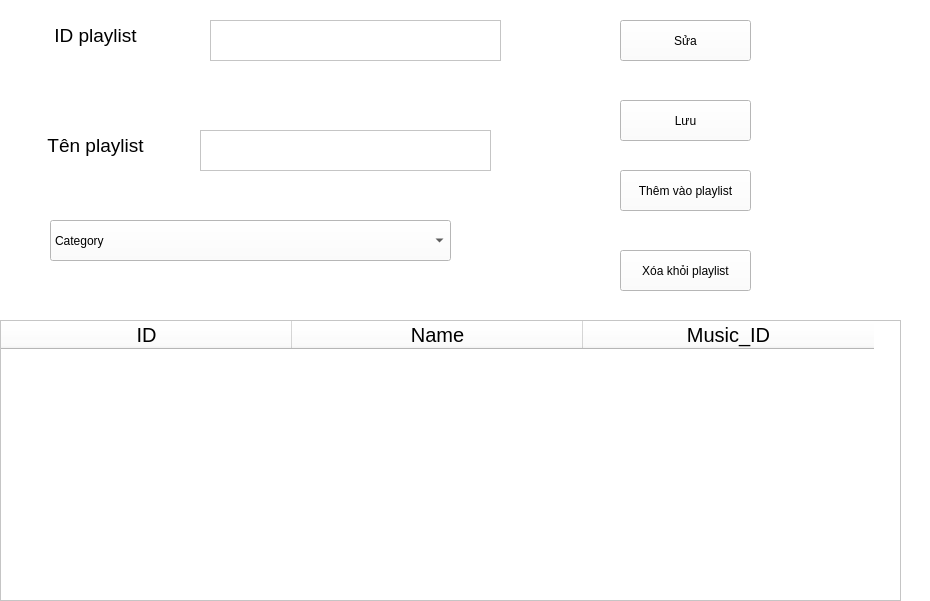
<?xml version="1.0" encoding="UTF-8"?>
<ui version="4.0">
 <class>Form</class>
 <widget class="QWidget" name="Form">
  <property name="windowModality">
   <enum>Qt::NonModal</enum>
  </property>
  <property name="geometry">
   <rect>
    <x>0</x>
    <y>0</y>
    <width>930</width>
    <height>601</height>
   </rect>
  </property>
  <property name="windowTitle">
   <string>Playlist</string>
  </property>
  <widget class="QWidget" name="playlistWidget" native="true">
   <property name="enabled">
    <bool>true</bool>
   </property>
   <property name="geometry">
    <rect>
     <x>0</x>
     <y>0</y>
     <width>931</width>
     <height>601</height>
    </rect>
   </property>
   <property name="styleSheet">
    <string notr="true">background-color: white</string>
   </property>
   <widget class="QPlainTextEdit" name="playlistIdTxt">
    <property name="enabled">
     <bool>true</bool>
    </property>
    <property name="geometry">
     <rect>
      <x>210</x>
      <y>20</y>
      <width>291</width>
      <height>41</height>
     </rect>
    </property>
   </widget>
   <widget class="QPushButton" name="updateBtn">
    <property name="enabled">
     <bool>true</bool>
    </property>
    <property name="geometry">
     <rect>
      <x>620</x>
      <y>20</y>
      <width>131</width>
      <height>41</height>
     </rect>
    </property>
    <property name="text">
     <string>Sửa</string>
    </property>
   </widget>
   <widget class="QPushButton" name="saveBtn">
    <property name="enabled">
     <bool>true</bool>
    </property>
    <property name="geometry">
     <rect>
      <x>620</x>
      <y>100</y>
      <width>131</width>
      <height>41</height>
     </rect>
    </property>
    <property name="text">
     <string>Lưu</string>
    </property>
   </widget>
   <widget class="QLabel" name="playlistIdLabel">
    <property name="enabled">
     <bool>true</bool>
    </property>
    <property name="geometry">
     <rect>
      <x>20</x>
      <y>10</y>
      <width>151</width>
      <height>51</height>
     </rect>
    </property>
    <property name="font">
     <font>
      <pointsize>14</pointsize>
     </font>
    </property>
    <property name="text">
     <string>ID playlist</string>
    </property>
    <property name="alignment">
     <set>Qt::AlignCenter</set>
    </property>
   </widget>
   <widget class="QLabel" name="playlistNameLabel">
    <property name="enabled">
     <bool>true</bool>
    </property>
    <property name="geometry">
     <rect>
      <x>20</x>
      <y>120</y>
      <width>151</width>
      <height>51</height>
     </rect>
    </property>
    <property name="font">
     <font>
      <pointsize>14</pointsize>
     </font>
    </property>
    <property name="text">
     <string>Tên playlist</string>
    </property>
    <property name="alignment">
     <set>Qt::AlignCenter</set>
    </property>
   </widget>
   <widget class="QPlainTextEdit" name="playlistNameTxt">
    <property name="enabled">
     <bool>true</bool>
    </property>
    <property name="geometry">
     <rect>
      <x>200</x>
      <y>130</y>
      <width>291</width>
      <height>41</height>
     </rect>
    </property>
   </widget>
   <widget class="QTableWidget" name="tableWidget">
    <property name="geometry">
     <rect>
      <x>0</x>
      <y>320</y>
      <width>901</width>
      <height>281</height>
     </rect>
    </property>
    <property name="gridStyle">
     <enum>Qt::SolidLine</enum>
    </property>
    <property name="rowCount">
     <number>0</number>
    </property>
    <attribute name="horizontalHeaderDefaultSectionSize">
     <number>291</number>
    </attribute>
    <column>
     <property name="text">
      <string>ID</string>
     </property>
     <property name="font">
      <font>
       <pointsize>15</pointsize>
      </font>
     </property>
     <property name="textAlignment">
      <set>AlignCenter</set>
     </property>
     <property name="background">
      <color>
       <red>141</red>
       <green>140</green>
       <blue>135</blue>
      </color>
     </property>
    </column>
    <column>
     <property name="text">
      <string>Name</string>
     </property>
     <property name="font">
      <font>
       <pointsize>15</pointsize>
      </font>
     </property>
     <property name="textAlignment">
      <set>AlignCenter</set>
     </property>
     <property name="background">
      <color>
       <red>141</red>
       <green>140</green>
       <blue>135</blue>
      </color>
     </property>
    </column>
    <column>
     <property name="text">
      <string>Music_ID</string>
     </property>
     <property name="font">
      <font>
       <pointsize>15</pointsize>
      </font>
     </property>
     <property name="textAlignment">
      <set>AlignCenter</set>
     </property>
     <property name="background">
      <color>
       <red>141</red>
       <green>140</green>
       <blue>135</blue>
      </color>
     </property>
    </column>
   </widget>
   <widget class="QComboBox" name="songComboBox">
    <property name="geometry">
     <rect>
      <x>50</x>
      <y>220</y>
      <width>401</width>
      <height>41</height>
     </rect>
    </property>
    <item>
     <property name="text">
      <string>Category</string>
     </property>
    </item>
   </widget>
   <widget class="QPushButton" name="addToPlaylistBtn">
    <property name="enabled">
     <bool>true</bool>
    </property>
    <property name="geometry">
     <rect>
      <x>620</x>
      <y>170</y>
      <width>131</width>
      <height>41</height>
     </rect>
    </property>
    <property name="text">
     <string>Thêm vào playlist</string>
    </property>
   </widget>
   <widget class="QPushButton" name="removeBtn">
    <property name="enabled">
     <bool>true</bool>
    </property>
    <property name="geometry">
     <rect>
      <x>620</x>
      <y>250</y>
      <width>131</width>
      <height>41</height>
     </rect>
    </property>
    <property name="text">
     <string>Xóa khỏi playlist</string>
    </property>
   </widget>
  </widget>
 </widget>
 <resources/>
 <connections/>
</ui>
